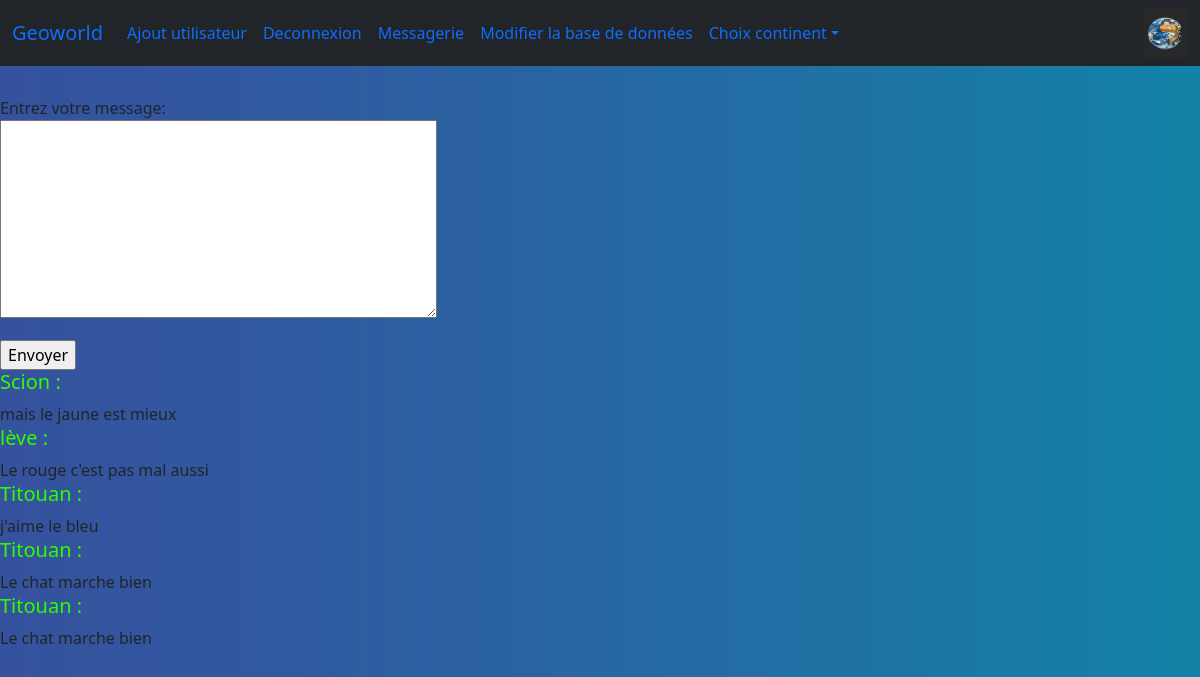
The app's page /chat.php with its own data.
### tables this page shows
CREATE TABLE IF NOT EXISTS `chat` (
  `id` int NOT NULL AUTO_INCREMENT,
  `nom` varchar(50) NOT NULL DEFAULT '',
  `message` text NOT NULL,
  PRIMARY KEY (`id`)
);

### chat.php (the view, shortened to what this page needs)
<?php
require_once 'header.php';
?>
<html>
    <head>
        <link rel="stylesheet" href="css/chat.css">
</head>
<body>
    <form method="post" action="">
        <input type="hidden" name="pseudo" placeholder="Pseudo" value="<?php echo $_SESSION['nom'] ?>"/><br />
        <label for="message">Entrez votre message:</label></br>
        <p><textarea name="message" rows="8" cols="45"></textarea></p>
        <input type="submit" value="Envoyer" />
</form>
<?php
require_once 'inc/manager-db.php';
$allmsg = $pdo->query('SELECT * FROM chat ORDER BY id DESC');
while($msg = $allmsg->fetch()){
echo "<h5>$msg->nom :</h5>";
echo $msg->message;
} ?>
</body>
</html>

### header.php (shortened to what this page needs)
?><!doctype html>
<html lang="fr" class="h-100">
<head>
  <head>
  <link href="assets/bootstrap-5.1.3-dist/css/bootstrap.min.css" rel="stylesheet">
  <link href="css/custom.css" rel="stylesheet">
</head>
<body>
<nav class="navbar navbar-expand-md navbar-blue fixed-top bg-dark">
  <div class="container-fluid">
    <a class="navbar-brand" href="accueil.php">Geoworld</a>
    <div class="collapse navbar-collapse" id="navbarCollapse">
      <ul class="navbar-nav me-auto mb-2 mb-md-0">
        <li class="nav-item">
          <a class="nav-link active" aria-current="page" href="transition.php">Ajout utilisateur</a>
        </li>
        <li class="nav-item">
          <a class="nav-link" href="authentification.php">Deconnexion</a>
        </li>
        <li class="nav-item">
          <a class="nav-link" href="chat.php">Messagerie</a>
        </li>
        <li class="nav-item">
          <a class="nav-link" href="choix-table.php">Modifier la base de données</a>
        </li>
        <li class="nav-item dropdown">
          <a class="nav-link dropdown-toggle" href="accueil.php" id="dropdown01" data-bs-toggle="dropdown" aria-haspopup="true"
             aria-expanded="false">Choix continent</a>
        </li>
      </ul>
      <img src="images/terres.jpg" height="50"px width="45"px>
    </div>
  </div>
</nav>

### css/custom.css (style rules this page uses)
body { min-height: 75rem; padding-top: 4.5rem; background-image: url(../images/option6.jpg); }

### css/chat.css (style rules this page uses)
h5 { color: #2bff00; }

### records on screen
chat: nom "Scion", message "mais le jaune est mieux"
chat: nom "lève", message "Le rouge c'est pas mal aussi"
chat: nom "Titouan", message "j'aime le bleu"
chat: nom "Titouan", message "Le chat marche bien"
chat: nom "Titouan", message "Le chat marche bien"
